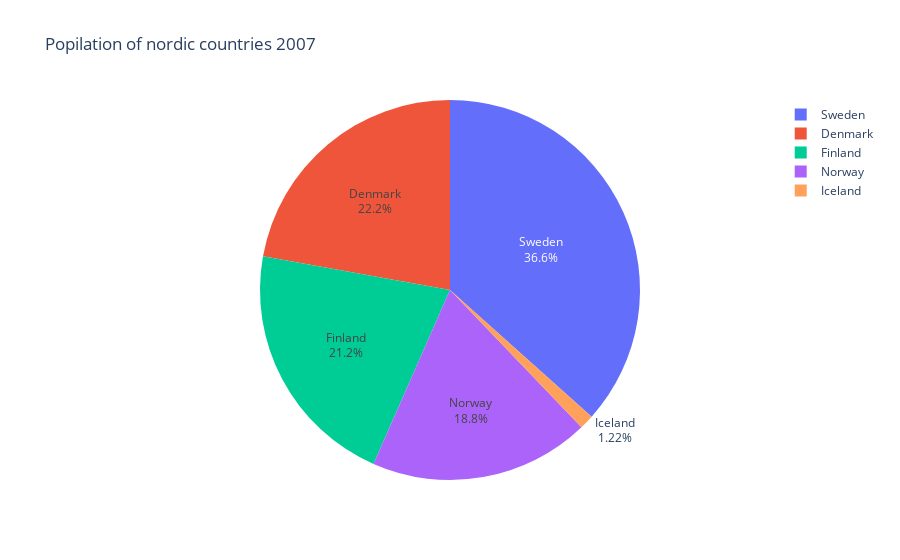

The notebook cell saved with this chart:
### Markdown cell above
## Piechart

### Code cell
fig = px.pie(nordic2007, values="pop", title="Popilation of nordic countries 2007", names="country")
fig.update_traces(textinfo = "label+percent")
fig.show()

### Figure 1 — Plotly figure (JSON) as saved in the notebook; plotly's stock layout.template omitted (floating-point values rounded to 4 significant figures)
{"data": [{"domain": {"x": [0, 1], "y": [0, 1]}, "hovertemplate": "country=%{label}<br>pop=%{value}<extra></extra>", "labels": ["Denmark", "Finland", "Iceland", "Norway", "Sweden"], "legendgroup": "", "name": "", "showlegend": true, "textinfo": "label+percent", "type": "pie", "values": [5468120, 5238460, 301931, 4627926, 9031088]}], "layout": {"legend": {"tracegroupgap": 0}, "title": {"text": "Popilation of nordic countries 2007"}}}
